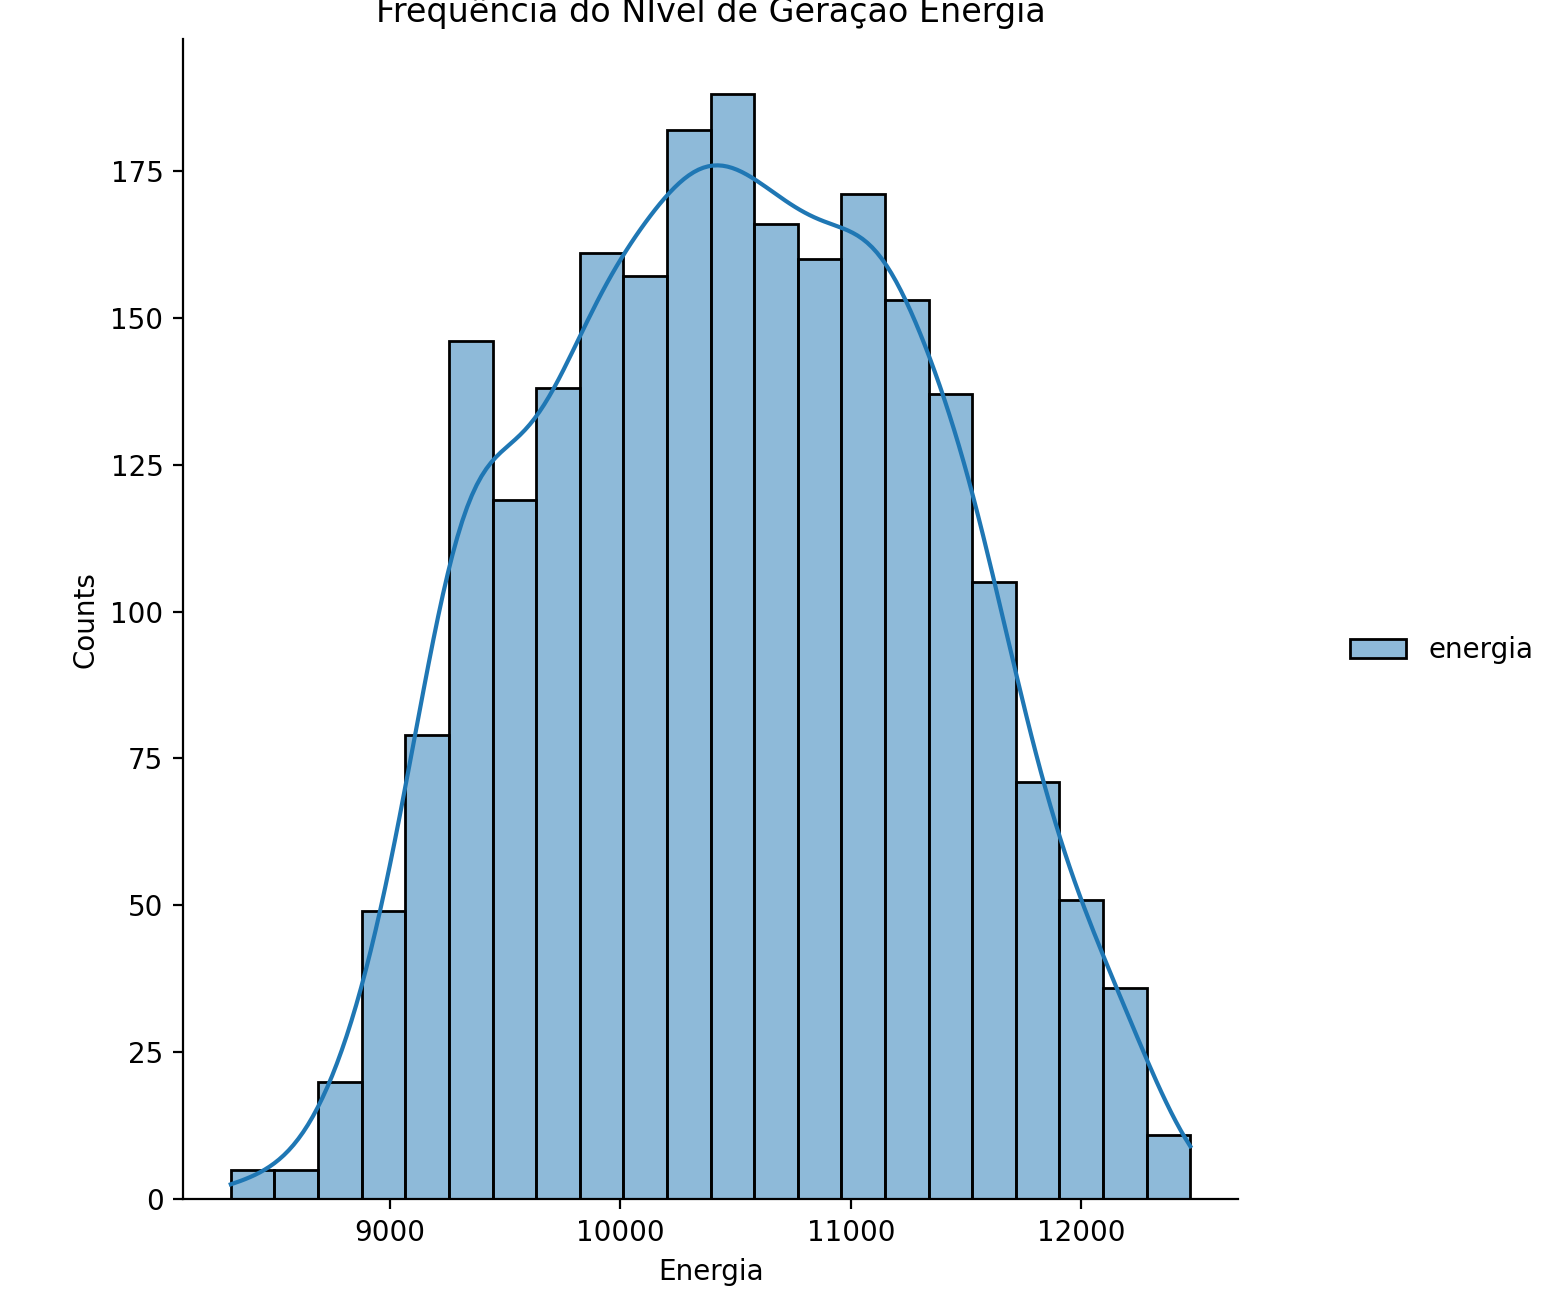

Recreate this plot in Python.
from dateutil.parser import parse 
import matplotlib as mpl
import matplotlib.pyplot as plt
import seaborn as sns
import numpy as np
import pandas as pd
#plt.rcParams.update({'figure.figsize': (10, 7), 'figure.dpi': 120})

import scipy.stats as stats
from scipy.stats import normaltest
from scipy.stats import kurtosis
from scipy.stats import skew

def check_normalteste(series):
    #calculate
    stat, p = normaltest(series)
    print (f'Statistic={stat}, p={p}')
    print ('--'*25) 

    # interpret
    alpha = 0.05
    if p > alpha:
        print('Sample looks Gaussian (fail to reject H0)')
    else:
        print('Sample does not look Gaussian (reject H0)')

df = pd.read_csv('../timeserie_train.csv'
	, parse_dates=['data']
	, index_col='data')

check_normalteste(df)

#Plot a Histogram of the data
ax = sns.displot(df, kde=True)
ax.set(xlabel= 'Energia', ylabel='Counts', title='Frequência do NÍvel de Geração Energia')
plt.show()
